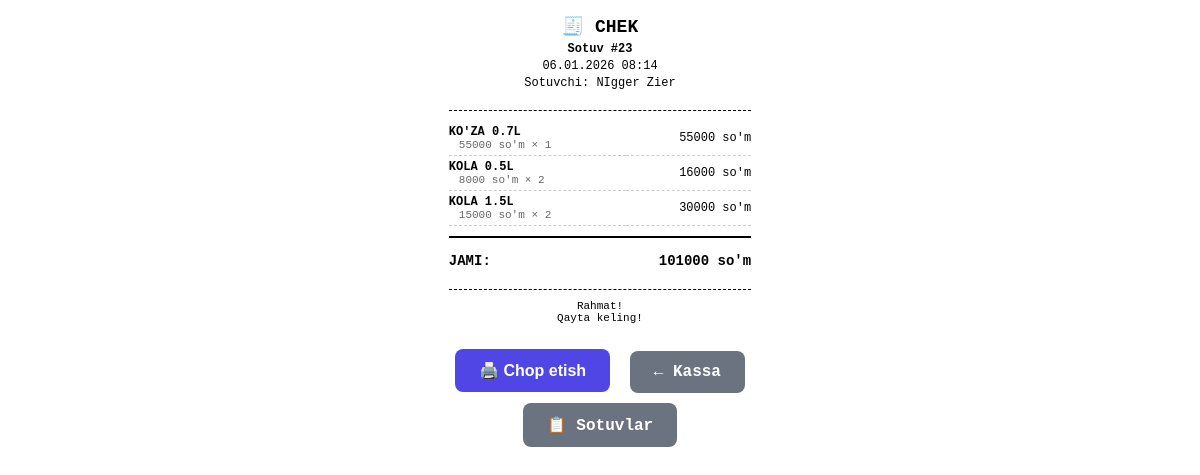
Screenshot of /sotuv/23/receipt/ (signed in) with the database file from the repository.
### sotuv/models.py (models this page shows, shortened)
class Sotuv(models.Model):
    sotuvchi = models.ForeignKey(
        Hodim,
        on_delete=models.CASCADE,
        verbose_name='Sotuvchi',
        related_name='sotuvlar'
    )
    jami_summa = models.DecimalField(max_digits=12, decimal_places=2, verbose_name='Jami summa', default=0)
    izoh = models.TextField(verbose_name='Izoh', blank=True)
    yaratilgan_vaqt = models.DateTimeField(auto_now_add=True, verbose_name='Yaratilgan vaqt')
    yangilangan_vaqt = models.DateTimeField(auto_now=True, verbose_name='Yangilangan vaqt')
    class Meta:
        verbose_name = "Sotuv"
        verbose_name_plural = "Sotuvlar"
        ordering = ['-yaratilgan_vaqt']

class SotuvItem(models.Model):
    sotuv = models.ForeignKey(
        Sotuv,
        on_delete=models.CASCADE,
        verbose_name='Sotuv',
        related_name='items'
    )
    mahsulot = models.ForeignKey(
        Mahsulot,
        on_delete=models.CASCADE,
        verbose_name='Mahsulot',
        related_name='sotuv_items'
    )
    miqdor = models.PositiveIntegerField(verbose_name='Miqdor', default=1)
    narx = models.DecimalField(max_digits=12, decimal_places=2, verbose_name='Sotuv narxi')
    class Meta:
        verbose_name = "Sotuv mahsuloti"
        verbose_name_plural = "Sotuv mahsulotlari"
    @property
    def jami_summa(self):
        return self.narx * self.miqdor

### hodimlar/models.py (models this page shows, shortened)
class Hodim(models.Model):
    user = models.OneToOneField('auth.User', on_delete=models.CASCADE, null=True, blank=True, verbose_name='Foydalanuvchi')
    ism = models.CharField(max_length=100, verbose_name='Ism')
    familiya = models.CharField(max_length=100, verbose_name='Familiya')
    maosh = models.DecimalField(max_digits=10, decimal_places=2, verbose_name='Maosh')
    telefon = models.CharField(max_length=20, verbose_name='Telefon')
    yaratilgan_vaqt = models.DateTimeField(auto_now_add=True, verbose_name='Yaratilgan vaqt')
    yangilangan_vaqt = models.DateTimeField(auto_now=True, verbose_name='Yangilangan vaqt')
    class Meta:
        verbose_name = "Hodim"
        verbose_name_plural = "Hodimlar"
        ordering = ['-yaratilgan_vaqt']

### mahsulotlar/models.py (models this page shows, shortened)
class Mahsulot(models.Model):
    nomi = models.CharField(max_length=200, verbose_name='Mahsulot nomi')
    narx = models.DecimalField(max_digits=10, decimal_places=2, verbose_name='Narx')
    miqdor = models.IntegerField(verbose_name='Miqdor', default=0)
    turi = models.ForeignKey(
        MahsulotTuri,
        on_delete=models.SET_NULL,
        null=True,
        blank=True,
        verbose_name='Mahsulot turi',
        related_name='mahsulotlar'
    )
    barcode = models.CharField(
        max_length=100,
        verbose_name='Barcode',
        blank=True,
        null=True,
        unique=True,
        help_text='Mahsulot barcode raqami'
    )
    yaratilgan_vaqt = models.DateTimeField(auto_now_add=True, verbose_name='Yaratilgan vaqt')
    yangilangan_vaqt = models.DateTimeField(auto_now=True, verbose_name='Yangilangan vaqt')
    class Meta:
        verbose_name = "Mahsulot"
        verbose_name_plural = "Mahsulotlar"
        ordering = ['-yaratilgan_vaqt']

### sotuv/views.py (the view)
# urls.py: path('<int:id>/receipt/', views.receipt_view, name='receipt'),
@login_required
def receipt_view(request, id):
    sotuv = get_object_or_404(Sotuv.objects.prefetch_related('items__mahsulot', 'sotuvchi'), id=id)
    context = {
        'sotuv': sotuv
    }
    return render(request, 'sotuv/receipt.html', context)

### templates/sotuv/receipt.html (shortened to what this page needs)
<!DOCTYPE html>
<html lang="uz">
<head>
</head>
<body>
    <div class="receipt-header">
        <h1>🧾 CHEK</h1>
        <div class="receipt-info">
            <div><strong>Sotuv #{{ sotuv.id }}</strong></div>
            <div>{{ sotuv.yaratilgan_vaqt|date:"d.m.Y H:i" }}</div>
            <div>Sotuvchi: {{ sotuv.sotuvchi.ism }} {{ sotuv.sotuvchi.familiya }}</div>
        </div>
    </div>
    <table class="items-table">
        {% for item in sotuv.items.all %}
        <tr>
            <td>
                <div class="item-name">{{ item.mahsulot.nomi }}</div>
                <div class="item-details">{{ item.narx|floatformat:0 }} so'm × {{ item.miqdor }}</div>
            </td>
            <td class="item-total">{{ item.jami_summa|floatformat:0 }} so'm</td>
        </tr>
        {% endfor %}
    </table>
    <div class="total-section">
        <div class="total-row">
            <span>JAMI:</span>
            <span>{{ sotuv.jami_summa|floatformat:0 }} so'm</span>
        </div>
    </div>
    <div class="receipt-footer">
        <div>Rahmat!</div>
        <div>Qayta keling!</div>
    </div>
    <div class="no-print">
        <button onclick="window.print()">🖨️ Chop etish</button>
        <a href="{% url 'pos' %}">← Kassa</a>
        <a href="{% url 'sotuv_list' %}">📋 Sotuvlar</a>
    </div>
</body>
</html>

### templates/sotuv/receipt.html (style rules this page uses)
body { font-family: 'Courier New', monospace; max-width: 80mm; margin: 0 auto; padding: 10px; background: white; color: #000; }
.receipt-header { text-align: center; border-bottom: 1px dashed #000; padding-bottom: 10px; margin-bottom: 10px; }
.receipt-header h1 { font-size: 18px; margin: 5px 0; font-weight: bold; }
.receipt-info { font-size: 12px; margin-bottom: 10px; }
.receipt-info div { margin: 3px 0; }
.items-table { width: 100%; border-collapse: collapse; margin: 10px 0; font-size: 12px; }
.items-table td { padding: 4px 0; border-bottom: 1px dashed #ccc; }
.item-name { font-weight: bold; }
.item-details { font-size: 11px; color: #666; padding-left: 10px; }
.item-total { text-align: right; }
.total-section { border-top: 2px solid #000; margin-top: 10px; padding-top: 10px; }
.total-row { display: flex; justify-content: space-between; font-size: 14px; font-weight: bold; margin: 5px 0; }
.receipt-footer { text-align: center; margin-top: 20px; padding-top: 10px; border-top: 1px dashed #000; font-size: 11px; }
.no-print { text-align: center; margin: 20px 0; }
.no-print button { background: #4f46e5; color: white; border: none; padding: 12px 24px; border-radius: 8px; font-size: 16px; font-weight: bold; cursor: pointer; margin: 5px; }
.no-print a { display: inline-block; background: #6b7280; color: white; text-decoration: none; padding: 12px 24px; border-radius: 8px; font-size: 16px; font-weight: bold; margin: 5px; }

### rows the page displays
Sotuv: id "23", yaratilgan_vaqt "06.01.2026 08:14", sotuvchi.ism "NIgger", sotuvchi.familiya "Zier", jami_summa "101000"
SotuvItem: mahsulot.nomi "KO'ZA 0.7L", narx "55000", miqdor "1", jami_summa "55000"
SotuvItem: mahsulot.nomi "KOLA 0.5L", narx "8000", miqdor "2", jami_summa "16000"
SotuvItem: mahsulot.nomi "KOLA 1.5L", narx "15000", miqdor "2", jami_summa "30000"
